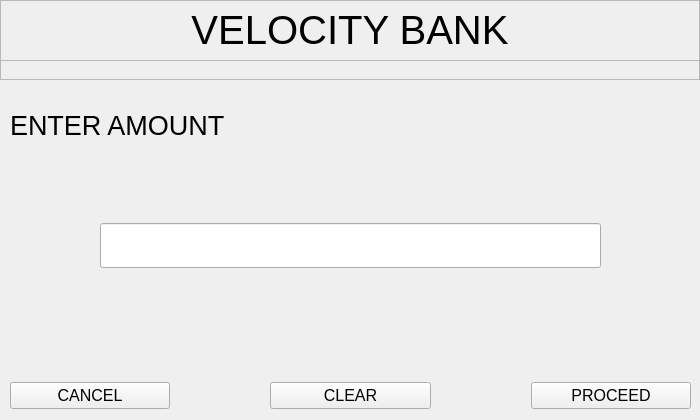
<?xml version="1.0" encoding="UTF-8"?>
<ui version="4.0">
 <class>Form</class>
 <widget class="QWidget" name="Form">
  <property name="geometry">
   <rect>
    <x>0</x>
    <y>0</y>
    <width>700</width>
    <height>420</height>
   </rect>
  </property>
  <property name="windowTitle">
   <string>Form</string>
  </property>
  <widget class="QFrame" name="frame">
   <property name="geometry">
    <rect>
     <x>0</x>
     <y>0</y>
     <width>700</width>
     <height>80</height>
    </rect>
   </property>
   <property name="styleSheet">
    <string notr="true"/>
   </property>
   <property name="frameShape">
    <enum>QFrame::StyledPanel</enum>
   </property>
   <property name="frameShadow">
    <enum>QFrame::Plain</enum>
   </property>
   <widget class="QLabel" name="label">
    <property name="geometry">
     <rect>
      <x>0</x>
      <y>0</y>
      <width>700</width>
      <height>60</height>
     </rect>
    </property>
    <property name="font">
     <font>
      <pointsize>30</pointsize>
     </font>
    </property>
    <property name="text">
     <string>VELOCITY BANK</string>
    </property>
    <property name="alignment">
     <set>Qt::AlignCenter</set>
    </property>
   </widget>
   <widget class="QFrame" name="frame_2">
    <property name="geometry">
     <rect>
      <x>0</x>
      <y>60</y>
      <width>700</width>
      <height>20</height>
     </rect>
    </property>
    <property name="styleSheet">
     <string notr="true"/>
    </property>
    <property name="frameShape">
     <enum>QFrame::StyledPanel</enum>
    </property>
    <property name="frameShadow">
     <enum>QFrame::Sunken</enum>
    </property>
    <property name="lineWidth">
     <number>0</number>
    </property>
   </widget>
  </widget>
  <widget class="QLabel" name="instructLabel">
   <property name="geometry">
    <rect>
     <x>0</x>
     <y>100</y>
     <width>700</width>
     <height>50</height>
    </rect>
   </property>
   <property name="font">
    <font>
     <pointsize>20</pointsize>
    </font>
   </property>
   <property name="text">
    <string>ENTER AMOUNT</string>
   </property>
   <property name="margin">
    <number>1</number>
   </property>
   <property name="indent">
    <number>10</number>
   </property>
  </widget>
  <widget class="QWidget" name="horizontalLayoutWidget">
   <property name="geometry">
    <rect>
     <x>0</x>
     <y>370</y>
     <width>701</width>
     <height>51</height>
    </rect>
   </property>
   <layout class="QHBoxLayout" name="horizontalLayout">
    <property name="spacing">
     <number>100</number>
    </property>
    <property name="leftMargin">
     <number>10</number>
    </property>
    <property name="rightMargin">
     <number>10</number>
    </property>
    <item>
     <widget class="QPushButton" name="cancelBtn">
      <property name="font">
       <font>
        <pointsize>12</pointsize>
       </font>
      </property>
      <property name="text">
       <string>CANCEL</string>
      </property>
     </widget>
    </item>
    <item>
     <widget class="QPushButton" name="clearBtn">
      <property name="font">
       <font>
        <pointsize>12</pointsize>
       </font>
      </property>
      <property name="text">
       <string>CLEAR</string>
      </property>
     </widget>
    </item>
    <item>
     <widget class="QPushButton" name="proceedBtn">
      <property name="font">
       <font>
        <pointsize>12</pointsize>
       </font>
      </property>
      <property name="text">
       <string>PROCEED</string>
      </property>
     </widget>
    </item>
   </layout>
  </widget>
  <widget class="QWidget" name="horizontalLayoutWidget_2">
   <property name="geometry">
    <rect>
     <x>0</x>
     <y>150</y>
     <width>701</width>
     <height>222</height>
    </rect>
   </property>
   <layout class="QHBoxLayout" name="horizontalLayout_2">
    <property name="leftMargin">
     <number>100</number>
    </property>
    <property name="topMargin">
     <number>70</number>
    </property>
    <property name="rightMargin">
     <number>100</number>
    </property>
    <property name="bottomMargin">
     <number>100</number>
    </property>
    <item>
     <widget class="QLineEdit" name="lineEdit">
      <property name="font">
       <font>
        <pointsize>25</pointsize>
       </font>
      </property>
      <property name="inputMethodHints">
       <set>Qt::ImhDigitsOnly</set>
      </property>
      <property name="alignment">
       <set>Qt::AlignCenter</set>
      </property>
     </widget>
    </item>
   </layout>
  </widget>
 </widget>
 <resources/>
 <connections/>
</ui>
